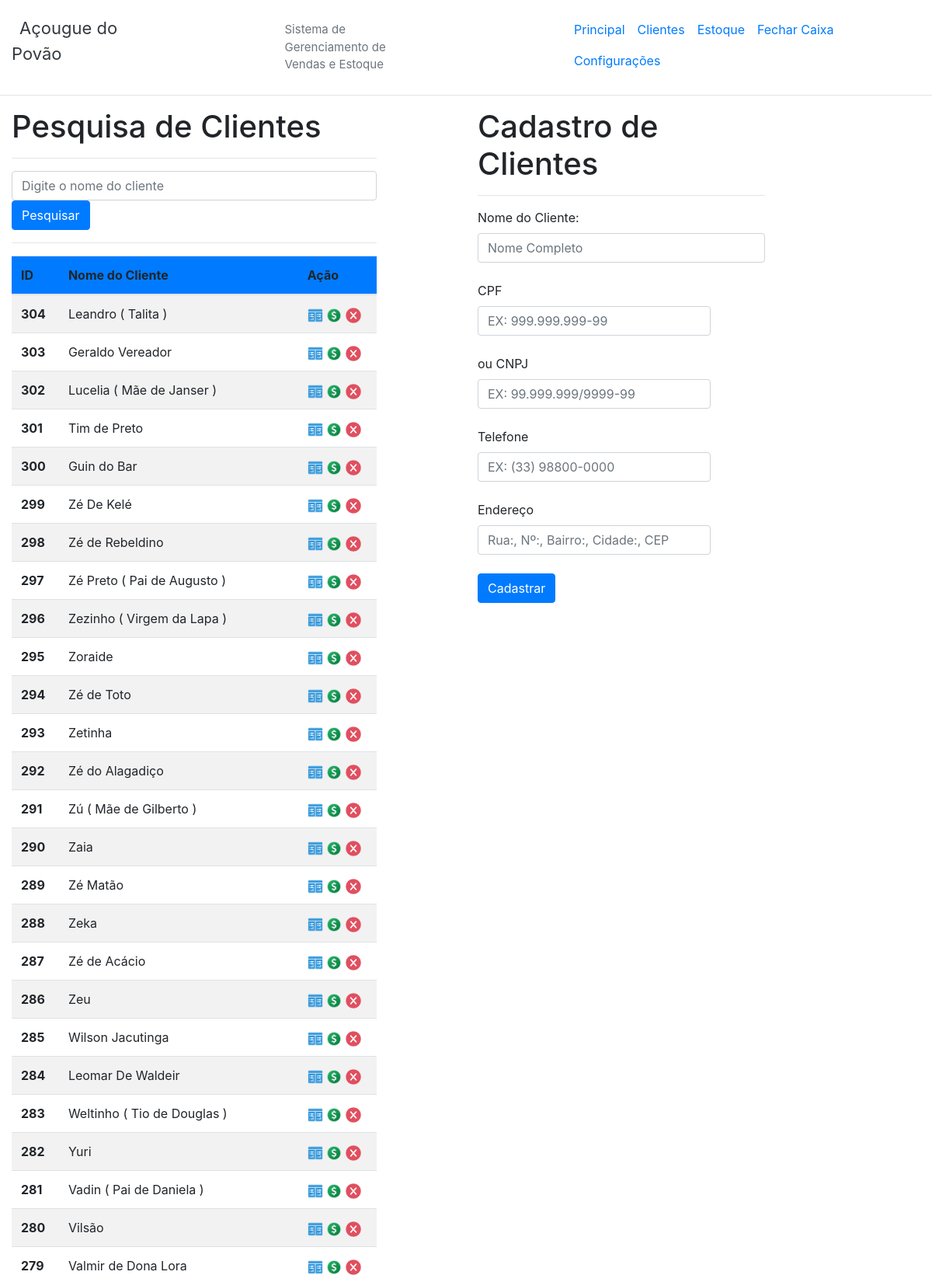
The app's page /cadernetas.php (signed in, upper part) with its own data.
### tables this page shows
CREATE TABLE `cliente` (
  `id_cliente` int(10) NOT NULL AUTO_INCREMENT,
  `nome_cliente` varchar(110) NOT NULL,
  `cpf_cliente` varchar(30) NOT NULL,
  `telefone_cliente` varchar(25) NOT NULL,
  `endereco_cliente` varchar(110) NOT NULL,
  PRIMARY KEY (`id_cliente`)
);

### cadernetas.php (the view, shortened to what this page needs)
<!doctype html>
<html lang="pt-br">
<head>
  <link rel="stylesheet" href="css/global_css.css">
  <link rel="stylesheet" href="css/bootstrap.min.css">
</head>
<body class="pb40">
  <?php include 'menu.php'; ?>
  <div class="container-fluid">
    <div class="row">
      <div class="col-sm-12 col-lg-5 ">
        <h1> Pesquisa de Clientes </h1>
        <hr />
        <form action="cadernetas.php" method="POST">
          <input type="text" name="pesquisado" class="form-control" placeholder="Digite o nome do cliente">
          <button class="btn btn-primary" name="pesquisa" type="submit">Pesquisar</button>
        </form>
        <?php
        if(!isset($_POST['pesquisa'])){
          require_once('00 - BD/bd_conexao.php');
          $sql = " SELECT id_cliente, nome_cliente FROM cliente ORDER BY id_cliente DESC";
          $resultado = $con->query($sql) or die("Erro ao se conectar com o Banco de Dados. Tente novamente em alguns minutos... Se o problema presistir, contate o responsável pelo sistema");
          ?>
          <hr/>
          <table class="table table-striped">
            <thead>
              <tr class="bg-primary">
                  <th scope="col">ID</th>
                  <th scope="col">Nome do Cliente</th>
                  <th scope="col">Ação</th>
              </tr>
            </thead>
            <tbody>
          <?php
            while ($informacaoCliente = mysqli_fetch_object($resultado)) { ?>
              <tr class="linhaTabela">
                  <th scope="row"><?php echo $informacaoCliente->id_cliente; ?></th>
                  <td> <?php echo $informacaoCliente->nome_cliente; ?></td>
                  <td>
                      <a href="cadernetaCliente.php?id=<?php echo $informacaoCliente->id_cliente; ?>"> <img src="imgs/caderneta.png" alt="Caderneta" class="imgOpcao"> </a>
                      <a href="venderCliente.php?id=<?php echo $informacaoCliente->id_cliente; ?>"> <img src="imgs/cifrao.png" alt="Vender Para" class="imgOpcao"> </a>
                      <a href="excluirCliente.php?id=<?php echo $informacaoCliente->id_cliente; ?>" onclick="confirmar('excluirCliente.php?id=<?php echo $informacaoCliente->id_cliente; ?>')"> <img src="imgs/excluir.png" alt="Excluir" class="imgOpcao"> </a>
                  </td>
            </tr>
          <?php
              }
              ?>
      </tbody>
        </table>
        <?php
        }
        ?>
      </div>
      <div class="col-sm-0 col-lg-1"></div>
      <div class="col-sm-12 col-lg-4">
        <h1> Cadastro de Clientes </h1>
        <hr />
        <form method="POST" <?php if(isset($_GET['id'])){echo 'action=atualizaCliente.php?id='.$id.'';} else{ echo 'action="cadastraCliente.php"';}?>>
          <label> Nome do Cliente: </label>
          <input type="text" class="form-control" name="nomeCliente" placeholder="Nome Completo" <?php if(isset($_GET['id'])){echo 'value="'.$nome_cliente.'"';}?>><br />
          <label> CPF </label>
          <input type="text" class="form-control" name="cpfCliente" style="width:300px;" onkeypress="$(this).mask('000.000.000-00');" placeholder="EX: 999.999.999-99" <?php if(isset($_GET['id']) && strlen($cpf)==14){echo 'value="'.$cpf.'"';}?>><br />
          <label>ou  CNPJ </label>
          <input type="text" class="form-control" name="cnpjCliente" style="width:300px;" onkeypress="$(this).mask('00.000.000/0000-00')" placeholder="EX: 99.999.999/9999-99" <?php if(isset($_GET['id']) && strlen($cpf)>14){echo 'value="'.$cpf.'"';}?>><br />
          <label> Telefone </label>
          <input type="text" class="form-control" name="telCliente" style="width:300px;" onkeypress="$(this).mask('(00) 00000-0009')" placeholder="EX: (33) 98800-0000" <?php if(isset($_GET['id'])){echo 'value="'.$tel.'"';}?>><br />
          <label> Endereço </label>
          <input type="text" class="form-control" name="enderecoCliente" style="width:300px;" placeholder="Rua:, Nº:, Bairro:, Cidade:, CEP" <?php if(isset($_GET['id'])){echo 'value="'.$endereco.'"';}?>><br />
          <button type="submit" name="okCadastroCliente" class="btn btn-primary">Cadastrar</button>
        </form>
      </div>
    </div>
  </div>
</body>
</html>

### menu.php (shortened to what this page needs)
<div class="container-fluid">
	<div class="justify-content-between row">
		<div class="logo  col-6 col-sm-4 col-md-4 col-lg-2 ">
			<a href="recebeProduto.php" class="text-dark" style="margin-left:10px;">Açougue do Povão</a>
		</div>
		<div class="sublogo text-secondary  col-6 col-sm-4 col-md-4 col-lg-2 ">
			<a href="recebeProduto.php" class="text-secondary">Sistema de Gerenciamento de Vendas e Estoque</a>
		</div>
		<div class="navegador rounded col-5 col-sm-4 col-md-4 col-lg-5 col-xl-5 h-100">
			<nav class="navbar navbar-expand-lg  ">
				<div class="collapse navbar-collapse justify-content-right hovermouse " id="collapsibleNavbar">
					<ul class="nav nav-pills navbar-nav abaixa">
						<li class="nav-item">
							<a class="nav-link azul-fraco" href="recebeProduto.php">Principal</a>
						</li>
						<li class="nav-item">
							<a class="nav-link azul-fraco" href="cadernetas.php"> Clientes </a>
						</li>
						<li class="nav-item">
							<a class="nav-link azul-fraco" href="estoque.php"> Estoque </a>
						</li>
						<li class="nav-item">
							<a class="nav-link azul-fraco" href="fechaCaixa.php"> Fechar Caixa </a>
						</li>
						<li class="nav-item">
							<a class="nav-link azul-fraco" href="config.php"> Configurações </a>
						</li>
					</ul>
				</div>
			</nav>
		</div>
	</div>
</div>
<hr>

### css/global_css.css (style rules this page uses)
.abaixa { margin-top: 10px; }
.logo { text-decoration:none; font-size: 22px; margin-top: 20px; }
.sublogo { text-decoration: none; font-size: 15px; margin-top: 27px; margin-left:3px; }
.pb40 { padding-bottom: 40px !important; }
.imgOpcao { width:20px; height: 20px; z-index: 1; }

### records on screen
cliente: id_cliente "304", nome_cliente "Leandro ( Talita )"
cliente: id_cliente "303", nome_cliente "Geraldo Vereador"
cliente: id_cliente "302", nome_cliente "Lucelia ( Mãe de Janser )"
cliente: id_cliente "301", nome_cliente "Tim de Preto"
cliente: id_cliente "300", nome_cliente "Guin do Bar"
cliente: id_cliente "299", nome_cliente "Zé De Kelé"
cliente: id_cliente "298", nome_cliente "Zé de Rebeldino"
cliente: id_cliente "297", nome_cliente "Zé Preto ( Pai de Augusto )"
cliente: id_cliente "296", nome_cliente "Zezinho ( Virgem da Lapa )"
cliente: id_cliente "295", nome_cliente "Zoraide"
cliente: id_cliente "294", nome_cliente "Zé de Toto"
cliente: id_cliente "293", nome_cliente "Zetinha"
cliente: id_cliente "292", nome_cliente "Zé do Alagadiço"
cliente: id_cliente "291", nome_cliente "Zú ( Mãe de Gilberto )"
cliente: id_cliente "290", nome_cliente "Zaia"
cliente: id_cliente "289", nome_cliente "Zé Matão"
cliente: id_cliente "288", nome_cliente "Zeka"
cliente: id_cliente "287", nome_cliente "Zé de Acácio"
cliente: id_cliente "286", nome_cliente "Zeu"
cliente: id_cliente "285", nome_cliente "Wilson Jacutinga"
cliente: id_cliente "284", nome_cliente "Leomar De Waldeir"
cliente: id_cliente "283", nome_cliente "Weltinho ( Tio de Douglas )"
cliente: id_cliente "282", nome_cliente "Yuri"
cliente: id_cliente "281", nome_cliente "Vadin ( Pai de Daniela )"
cliente: id_cliente "280", nome_cliente "Vilsão"
cliente: id_cliente "279", nome_cliente "Valmir de Dona Lora"
